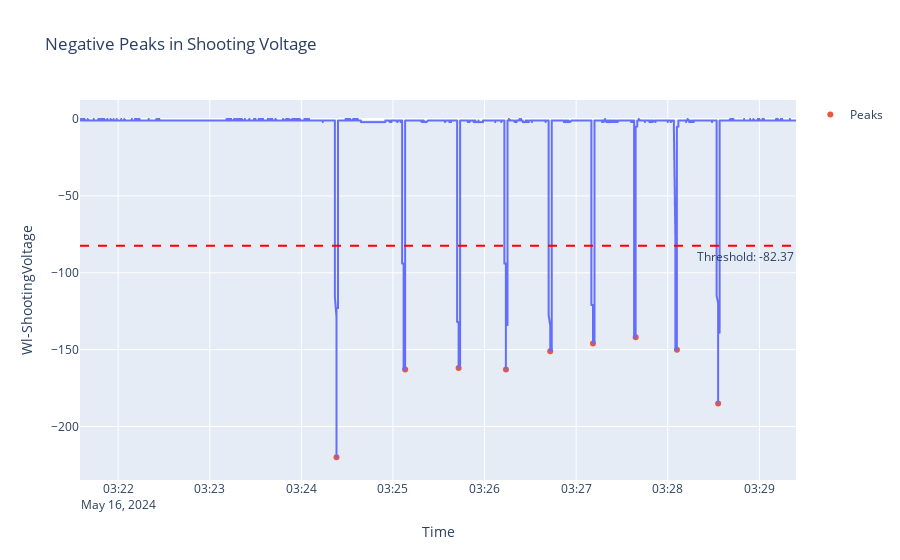

This figure's notebook cell:
### Code cell
import plotly.express as px

# Plotting the data and peaks
fig = px.line(data, x='Time', y='Wl-ShootingVoltage', title='Negative Peaks in Shooting Voltage')
fig.add_scatter(x=data['Time'][negative_peaks], y=data['Wl-ShootingVoltage'][negative_peaks], mode='markers', name='Peaks')
fig.add_hline(y=std_threshold, line_dash='dash', line_color='red', annotation_text='Threshold: {:.2f}'.format(std_threshold), annotation_position='bottom right')
fig.show()

### Figure 1 — Plotly figure (JSON) as saved in the notebook; plotly's stock layout.template omitted (floating-point values rounded to 4 significant figures; data arrays with more than 128 entries replaced by an {"elided": "..."} marker saying what was removed)
{"data": [{"hovertemplate": "Time=%{x}<br>Wl-ShootingVoltage=%{y}<extra></extra>", "legendgroup": "", "line": {"color": "#636efa", "dash": "solid"}, "marker": {"symbol": "circle"}, "mode": "lines", "name": "", "showlegend": false, "type": "scattergl", "x": {"elided": "2290 str values"}, "xaxis": "x", "y": {"elided": "2290 int values"}, "yaxis": "y"}, {"mode": "markers", "name": "Peaks", "type": "scatter", "x": ["2024-05-16T03:24:23", "2024-05-16T03:25:08", "2024-05-16T03:25:43", "2024-05-16T03:26:14", "2024-05-16T03:26:43", "2024-05-16T03:27:11", "2024-05-16T03:27:39", "2024-05-16T03:28:06", "2024-05-16T03:28:33"], "y": [-220, -163, -162, -163, -151, -146, -142, -150, -185]}], "layout": {"annotations": [{"showarrow": false, "text": "Threshold: -82.37", "x": 1, "xanchor": "right", "xref": "x domain", "y": -82.37, "yanchor": "top", "yref": "y"}], "legend": {"tracegroupgap": 0}, "shapes": [{"line": {"color": "red", "dash": "dash"}, "type": "line", "x0": 0, "x1": 1, "xref": "x domain", "y0": -82.37, "y1": -82.37, "yref": "y"}], "title": {"text": "Negative Peaks in Shooting Voltage"}, "xaxis": {"anchor": "y", "domain": [0, 1], "title": {"text": "Time"}}, "yaxis": {"anchor": "x", "domain": [0, 1], "title": {"text": "Wl-ShootingVoltage"}}}}
